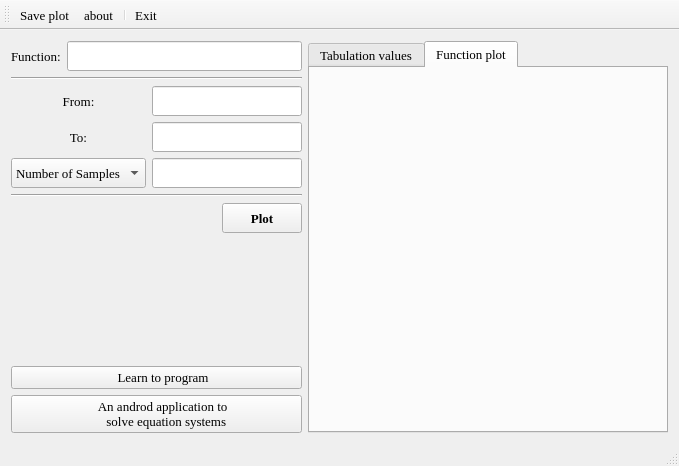
<?xml version="1.0" encoding="UTF-8"?>
<ui version="4.0">
 <class>MainWindow</class>
 <widget class="QMainWindow" name="MainWindow">
  <property name="geometry">
   <rect>
    <x>0</x>
    <y>0</y>
    <width>660</width>
    <height>466</height>
   </rect>
  </property>
  <property name="font">
   <font>
    <family>Georgia</family>
    <pointsize>10</pointsize>
   </font>
  </property>
  <property name="windowTitle">
   <string>ChrisHenx::Plotter</string>
  </property>
  <property name="windowIcon">
   <iconset resource="resources.qrc">
    <normaloff>:/icons/app_logo</normaloff>:/icons/app_logo</iconset>
  </property>
  <widget class="QWidget" name="centralWidget">
   <layout class="QHBoxLayout" name="horizontalLayout_5">
    <item>
     <layout class="QHBoxLayout" name="horizontalLayout_2" stretch="2,5">
      <item>
       <layout class="QVBoxLayout" name="verticalLayout">
        <item>
         <layout class="QHBoxLayout" name="horizontalLayout">
          <item>
           <widget class="QLabel" name="function_label">
            <property name="text">
             <string>Function:</string>
            </property>
           </widget>
          </item>
          <item>
           <widget class="QLineEdit" name="functionLineEdit">
            <property name="minimumSize">
             <size>
              <width>0</width>
              <height>30</height>
             </size>
            </property>
            <property name="font">
             <font>
              <pointsize>12</pointsize>
              <weight>75</weight>
              <bold>true</bold>
             </font>
            </property>
            <property name="text">
             <string/>
            </property>
            <property name="alignment">
             <set>Qt::AlignCenter</set>
            </property>
           </widget>
          </item>
         </layout>
        </item>
        <item>
         <widget class="Line" name="line">
          <property name="orientation">
           <enum>Qt::Horizontal</enum>
          </property>
         </widget>
        </item>
        <item>
         <layout class="QGridLayout" name="gridLayout" columnstretch="1,3">
          <item row="0" column="0">
           <widget class="QLabel" name="fromLabel">
            <property name="text">
             <string>From:</string>
            </property>
            <property name="alignment">
             <set>Qt::AlignCenter</set>
            </property>
           </widget>
          </item>
          <item row="0" column="1">
           <widget class="QLineEdit" name="fromLineEdit">
            <property name="minimumSize">
             <size>
              <width>150</width>
              <height>30</height>
             </size>
            </property>
            <property name="maximumSize">
             <size>
              <width>150</width>
              <height>16777215</height>
             </size>
            </property>
            <property name="alignment">
             <set>Qt::AlignCenter</set>
            </property>
           </widget>
          </item>
          <item row="1" column="0">
           <widget class="QLabel" name="toLabel">
            <property name="text">
             <string>To:</string>
            </property>
            <property name="alignment">
             <set>Qt::AlignCenter</set>
            </property>
           </widget>
          </item>
          <item row="1" column="1">
           <widget class="QLineEdit" name="toLineEdit">
            <property name="minimumSize">
             <size>
              <width>150</width>
              <height>30</height>
             </size>
            </property>
            <property name="maximumSize">
             <size>
              <width>150</width>
              <height>16777215</height>
             </size>
            </property>
            <property name="alignment">
             <set>Qt::AlignCenter</set>
            </property>
           </widget>
          </item>
         </layout>
        </item>
        <item>
         <layout class="QHBoxLayout" name="horizontalLayout_3">
          <item>
           <widget class="QComboBox" name="comboBox">
            <property name="minimumSize">
             <size>
              <width>0</width>
              <height>30</height>
             </size>
            </property>
            <property name="currentText">
             <string>Number of Samples</string>
            </property>
            <item>
             <property name="text">
              <string>Number of Samples</string>
             </property>
            </item>
            <item>
             <property name="text">
              <string>Step size</string>
             </property>
            </item>
           </widget>
          </item>
          <item>
           <widget class="QLineEdit" name="samplesLineEdit">
            <property name="minimumSize">
             <size>
              <width>150</width>
              <height>30</height>
             </size>
            </property>
            <property name="maximumSize">
             <size>
              <width>150</width>
              <height>16777215</height>
             </size>
            </property>
            <property name="alignment">
             <set>Qt::AlignCenter</set>
            </property>
           </widget>
          </item>
         </layout>
        </item>
        <item>
         <widget class="Line" name="line_3">
          <property name="orientation">
           <enum>Qt::Horizontal</enum>
          </property>
         </widget>
        </item>
        <item>
         <layout class="QHBoxLayout" name="horizontalLayout_4">
          <item>
           <spacer name="horizontalSpacer">
            <property name="orientation">
             <enum>Qt::Horizontal</enum>
            </property>
            <property name="sizeHint" stdset="0">
             <size>
              <width>40</width>
              <height>20</height>
             </size>
            </property>
           </spacer>
          </item>
          <item>
           <widget class="QPushButton" name="plotButton">
            <property name="minimumSize">
             <size>
              <width>0</width>
              <height>30</height>
             </size>
            </property>
            <property name="font">
             <font>
              <weight>75</weight>
              <bold>true</bold>
             </font>
            </property>
            <property name="text">
             <string>Plot</string>
            </property>
            <property name="shortcut">
             <string>Return</string>
            </property>
           </widget>
          </item>
         </layout>
        </item>
        <item>
         <spacer name="verticalSpacer">
          <property name="orientation">
           <enum>Qt::Vertical</enum>
          </property>
          <property name="sizeHint" stdset="0">
           <size>
            <width>20</width>
            <height>40</height>
           </size>
          </property>
         </spacer>
        </item>
        <item>
         <widget class="QPushButton" name="youTubeBtn">
          <property name="text">
           <string>    Learn to program</string>
          </property>
          <property name="icon">
           <iconset resource="resources.qrc">
            <normaloff>:/icons/yt_logo</normaloff>:/icons/yt_logo</iconset>
          </property>
          <property name="iconSize">
           <size>
            <width>65</width>
            <height>30</height>
           </size>
          </property>
          <property name="autoDefault">
           <bool>false</bool>
          </property>
          <property name="default">
           <bool>false</bool>
          </property>
          <property name="flat">
           <bool>false</bool>
          </property>
         </widget>
        </item>
        <item>
         <widget class="QPushButton" name="andriodBtn">
          <property name="text">
           <string>    An androd application to 
      solve equation systems</string>
          </property>
          <property name="icon">
           <iconset resource="resources.qrc">
            <normaloff>:/icons/andriod_app_logo</normaloff>:/icons/andriod_app_logo</iconset>
          </property>
          <property name="iconSize">
           <size>
            <width>40</width>
            <height>40</height>
           </size>
          </property>
         </widget>
        </item>
       </layout>
      </item>
      <item>
       <widget class="QTabWidget" name="tabWidget">
        <property name="minimumSize">
         <size>
          <width>360</width>
          <height>0</height>
         </size>
        </property>
        <property name="currentIndex">
         <number>1</number>
        </property>
        <property name="documentMode">
         <bool>false</bool>
        </property>
        <property name="tabsClosable">
         <bool>false</bool>
        </property>
        <property name="movable">
         <bool>true</bool>
        </property>
        <property name="tabBarAutoHide">
         <bool>false</bool>
        </property>
        <widget class="QWidget" name="tab">
         <attribute name="title">
          <string>Tabulation values</string>
         </attribute>
         <layout class="QHBoxLayout" name="horizontalLayout_6">
          <item>
           <widget class="QTableWidget" name="tableWidget"/>
          </item>
         </layout>
        </widget>
        <widget class="QWidget" name="tab_2">
         <attribute name="title">
          <string>Function plot</string>
         </attribute>
        </widget>
       </widget>
      </item>
     </layout>
    </item>
   </layout>
  </widget>
  <widget class="QToolBar" name="mainToolBar">
   <attribute name="toolBarArea">
    <enum>TopToolBarArea</enum>
   </attribute>
   <attribute name="toolBarBreak">
    <bool>false</bool>
   </attribute>
   <addaction name="actionSave_plot"/>
   <addaction name="actionAbout"/>
   <addaction name="separator"/>
   <addaction name="actionExit"/>
  </widget>
  <widget class="QStatusBar" name="statusBar"/>
  <action name="actionSave_plot">
   <property name="icon">
    <iconset resource="resources.qrc">
     <normaloff>:/icons/save_image</normaloff>:/icons/save_image</iconset>
   </property>
   <property name="text">
    <string>Save plot</string>
   </property>
   <property name="toolTip">
    <string>Saveplot</string>
   </property>
   <property name="shortcut">
    <string>Ctrl+S</string>
   </property>
  </action>
  <action name="actionExit">
   <property name="icon">
    <iconset resource="resources.qrc">
     <normaloff>:/icons/exit</normaloff>:/icons/exit</iconset>
   </property>
   <property name="text">
    <string>Exit</string>
   </property>
  </action>
  <action name="actionSupr_graph">
   <property name="text">
    <string>supr_graph</string>
   </property>
   <property name="toolTip">
    <string>Suprimir grafica</string>
   </property>
   <property name="shortcut">
    <string>Del</string>
   </property>
  </action>
  <action name="actionAbout">
   <property name="icon">
    <iconset resource="resources.qrc">
     <normaloff>:/icons/about</normaloff>:/icons/about</iconset>
   </property>
   <property name="text">
    <string>about</string>
   </property>
   <property name="toolTip">
    <string>about</string>
   </property>
   <property name="shortcut">
    <string>Ctrl+I</string>
   </property>
  </action>
 </widget>
 <layoutdefault spacing="6" margin="11"/>
 <tabstops>
  <tabstop>functionLineEdit</tabstop>
  <tabstop>fromLineEdit</tabstop>
  <tabstop>toLineEdit</tabstop>
  <tabstop>samplesLineEdit</tabstop>
  <tabstop>plotButton</tabstop>
  <tabstop>comboBox</tabstop>
  <tabstop>tabWidget</tabstop>
  <tabstop>tableWidget</tabstop>
 </tabstops>
 <resources>
  <include location="resources.qrc"/>
 </resources>
 <connections/>
</ui>
